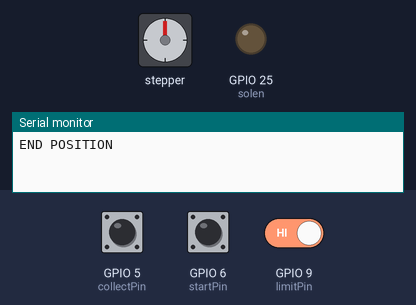
The sketch below on a simulated ESP32. On the bench: stepper motor, output pins drawn as LEDs (lit = HIGH), the last lines printed to the serial monitor. Inputs (shaded band) come from the test bench; at power-on: GPIO 5 (collectPin) HIGH, GPIO 9 (limitPin) HIGH, GPIO 6 (startPin) HIGH. Stepper angles assume 400 steps per turn.

Above: at 0.1 s.
At 15.7 s:
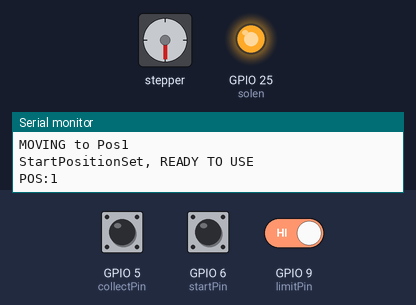
15.8 s: GPIO 5 (collectPin) pulled LOW for 0.15 s
At 16.1 s:
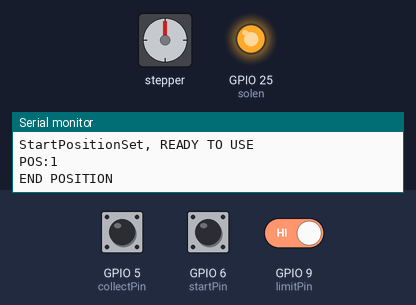
18.9 s: GPIO 9 (limitPin) driven LOW
21.9 s: GPIO 9 (limitPin) driven HIGH
30.9 s: GPIO 5 (collectPin) pulled LOW for 3.2 s
Timing chart, 0 to 48.5 s (numbered marks = the images above; inputs shaded):
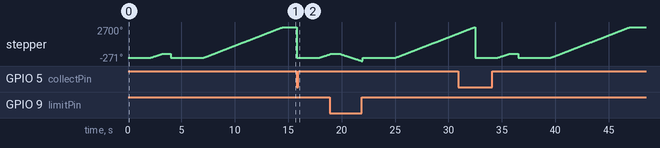

The sketch:

V1_codeIV2_WithSolenoidRelay.ino
```cpp
#include<MobaTools.h>
const byte stepPin = 18;
const byte dirPin = 19;

#define limitPin 9
const byte senPin = 8;
#define startPin 6
#define collectPin 5
#define solen 25

const int stepsperRev = 400;


long  nextPos;
const long targetPos = 2200;

int count = 0;
int limit_count = 0;

bool limswitch = 0;

int hOme = 0;
int pos = 0;
int sTart = 0;
int cloth = 0;
bool relayActivated = false;

unsigned long forwardStartTime =0;


int cloth_count = 0;

MoToStepper stepper1(stepsperRev, STEPDIR);
MoToTimer stepperPause;

bool stepperRunning;
bool movingForward;
bool clothDetected;


void setup() {
  Serial.begin(9600);
  stepper1.attach(stepPin, dirPin);
  stepper1.setRampLen(20);

  stepperRunning = false;
  movingForward = true;
  clothDetected = false;


  pinMode(limitPin, INPUT_PULLUP);


  pinMode(senPin, INPUT_PULLUP);

  pinMode(solen, OUTPUT);

  pinMode(collectPin, INPUT_PULLUP);


  homing();
  set_pos();

}

void loop() {
  int c = digitalRead(collectPin);


  while (digitalRead(startPin) == LOW)
  {
    sTart = 1;
  }


  if ((hOme == 2) && (limit_count > 1) && (count == 0) && (pos = 1) && (sTart == 1))
  {
    int sen = digitalRead(senPin);
    bool sensorFound = false;

    if (sen == 0 || sen == 1)
    {
      sensorFound = true;
    }

    if (sen == 0) {
      clothDetected = false;
      motor();
      Serial.print("CLOTHCOUNT:"); Serial.println(cloth_count);

    }
  }
  if (c == 0) {
    collect();
    homing();
    set_pos();
  }
}

void homing() {
  stepper1.setSpeed(800);
  while (digitalRead(limitPin) != HIGH && limit_count == 0) {
    stepper1.rotate(-1);
    Serial.print(limswitch);
    Serial.println("Finding END");
  }

  if (digitalRead(limitPin) == HIGH && limit_count == 0) {
    stepper1.stop();
    Serial.println("END POSITION");
    limit_count += 1;
    limswitch = HIGH;
    hOme = 1;
  }
  stepper1.setZero();
  delay(2000);
  stepper1.setSpeed(500); stepper1.moveTo(400);
  limswitch = LOW;
  delay(2000);
  while (digitalRead(limitPin) != HIGH && limit_count == 1) {
    stepper1.rotate(-1);
    Serial.print(limswitch);
    Serial.println("Finding END2");
  }
  if (digitalRead(limitPin) == HIGH && limit_count == 1) {
    stepper1.stop();
    Serial.println("END POSITION2");
    limit_count += 1;
    limswitch = HIGH;
    hOme = 2;
  }
  Serial.print("limit_count:"); Serial.println(limit_count);
  Serial.print("limswitch:"); Serial.println(limswitch);
  Serial.print("hOme:"); Serial.println(hOme);
  Serial.print("POS:"); Serial.println(pos);
  stepper1.setZero();
  delay(2000);
}

void set_pos() {

  while (hOme == 2 && limit_count > 1 && limswitch == HIGH && pos == 0) {

    delay(1000);
    stepper1.setSpeed(600);
    stepper1.moveTo(3000);

    while (stepper1.moving()) {
      Serial.println("MOVING to Pos1");
    }

    pos = 1;
    Serial.println("StartPositionSet, READY TO USE");
    digitalWrite(solen,HIGH);
  }
  Serial.print("POS:"); Serial.println(pos);
}

void motor() {

  if (!stepperRunning && !clothDetected)
  {
    // Set the flag to true when signature is not detected
    clothDetected = true;
    forwardStartTime = millis();
    relayActivated = false;

    // Move forward
    stepper1.setSpeed(800);
    stepper1.move(-targetPos);
    Serial.println("Moving forward");
    if (millis() - forwardStartTime >= 5500 && !relayActivated) {
        digitalWrite(solen, LOW);
        relayActivated = true;
      }
    cloth_count++;
    stepperRunning = true;

    while (stepper1.moving())
    {
      stepperPause.setTime(100); // Wait until the forward movement is complete
    }
    delay(500);
    digitalWrite(solen,HIGH);

    // Move backward
    stepper1.setSpeed(1200);
    stepper1.move(targetPos);
    Serial.println("Moving backward");

    while (stepper1.moving())
    {
      stepperPause.setTime(10); // Wait until the backward movement is complete
    }

    stepperRunning = false; // Reset the flag when the complete oscillation is done
    relayActivated= false;
  }
}
void collect() {
  stepper1.setSpeed(1000);
  stepper1.moveTo(-targetPos);
  stepperPause.setTime(5000);
  cloth_count = 0;
  sTart = 0;
  limit_count = 0;
  hOme = 0;
  pos = 0;
}
```

Measured:
- after the input at 15.8 s, stepper: turns 2700° counter-clockwise in 0.00 s, then 318° clockwise in 1.0 s
